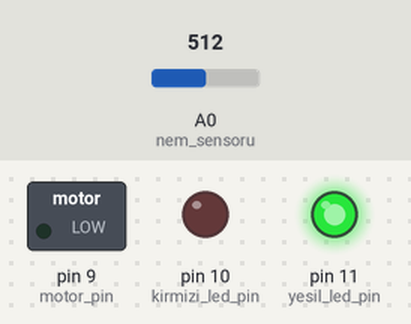
A sketch run on a simulated Arduino Uno, built with avr-gcc and run on an emulated ATmega328P. Shown: switched loads named in the sketch (green lamp = pin HIGH), output pins drawn as LEDs (lit = HIGH). The test bench sets the inputs (shaded band); at power-on: A0 (nem_sensoru) = 512.

Above: at 1.2 s.
1.3 s: A0 (nem_sensoru) set to 589
2.8 s: A0 (nem_sensoru) set to 613
At 3.1 s:
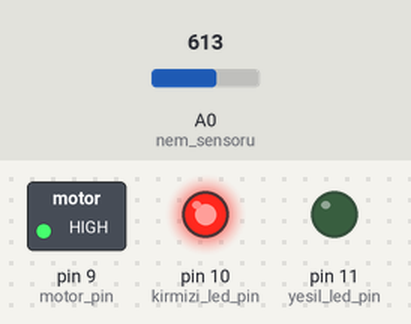
At 6.6 s:
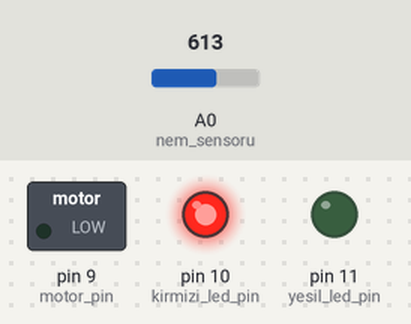
Timing chart, 0 to 12.3 s (numbered marks = the images above; inputs shaded):
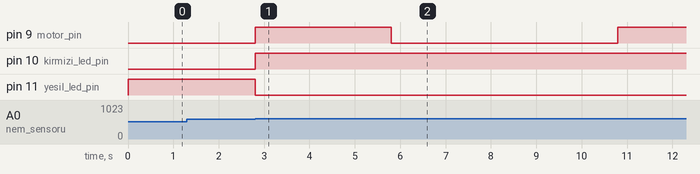

Measured:
- the behaviour switches between 600 and 601 on A0 (nem_sensoru) (found by bisection; images 0 and 1)
- after the input at 1.3 s, every drawn part: stays the same
- after the input at 2.8 s, pin 9 (motor_pin): LOW → HIGH at once, → LOW 3.0 s later, → HIGH 5.0 s later; pin 10 (kirmizi_led_pin): LOW → HIGH at once; pin 11 (yesil_led_pin): HIGH → LOW at once

The sketch:

toprakSulama.ino
```cpp
#define yesil_led_pin 11
#define kirmizi_led_pin 10
#define motor_pin 9
#define nem_sensoru A0

#define calisma_siniri 600

int nem_degeri = 0;

void setup()
{
  pinMode(yesil_led_pin , OUTPUT);
  pinMode(kirmizi_led_pin , OUTPUT);
  pinMode(motor_pin , OUTPUT);

  Serial.begin(9600);
}

void loop()
{
  nem_degeri = analogRead(nem_sensoru);

  if (nem_degeri > calisma_siniri)
  {
    digitalWrite(motor_pin, HIGH);
    digitalWrite(kirmizi_led_pin, HIGH);
    digitalWrite(yesil_led_pin, LOW);
    delay(3000);
    digitalWrite(motor_pin, LOW);
    delay(5000);
  }
  else
  {
    digitalWrite(yesil_led_pin, HIGH);
    digitalWrite(motor_pin, LOW);
    digitalWrite(kirmizi_led_pin, LOW);
  }
}
```
